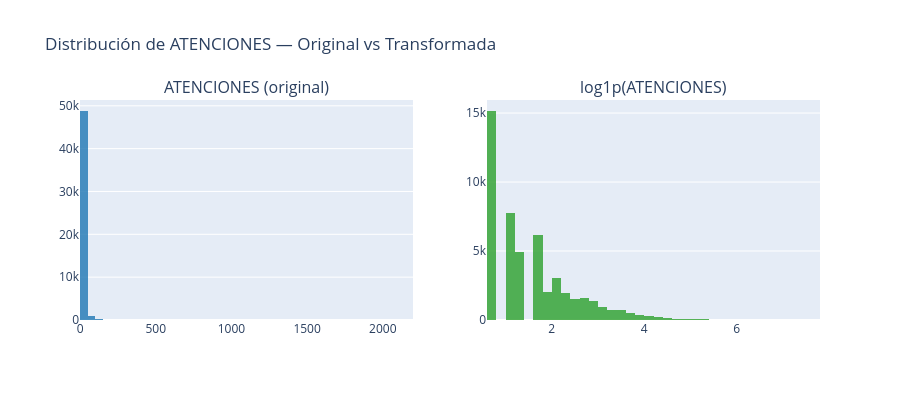

The notebook cell this image was saved under:
### Markdown cell above
### Interpretación — Histogramas y Q-Q Plots

- **Histograma original:** cola derecha muy larga (right-skewed). La mayoría de registros se acumula en 1–10 atenciones; la barra en 0–5 concentra > 60% de casos.
- **Histograma log1p:** curva aproximadamente acampanada centrada en ~1.5–2.0 (equivale a 3–6 atenciones reales). Mucho más apto para modelado.
- **Q-Q Plot original:** puntos se desvían fuertemente de la línea diagonal en la cola derecha → confirma no-normalidad severa.
- **Q-Q Plot log1p:** puntos se alinean bien en el cuerpo central aunque las colas aún divergen. Para modelos tree-based (XGBoost, LightGBM) esto es suficiente; para modelos lineales es aceptable.
- **Implicación:** la transformación log1p resuelve el problema de escala sin necesidad de transformaciones más agresivas (Box-Cox).

### Code cell
# Distribución original vs log-transform
fig = make_subplots(rows=1, cols=2,
                    subplot_titles=['ATENCIONES (original)', 'log1p(ATENCIONES)'])

fig.add_trace(
    go.Histogram(x=df_sample['ATENCIONES'], nbinsx=80, name='Original',
                 marker_color='#1f77b4', opacity=0.8),
    row=1, col=1
)
fig.add_trace(
    go.Histogram(x=np.log1p(df_sample['ATENCIONES']), nbinsx=60, name='log1p',
                 marker_color='#2ca02c', opacity=0.8),
    row=1, col=2
)
fig.update_layout(
    title_text='Distribución de ATENCIONES — Original vs Transformada',
    height=400, showlegend=False
)
fig.show()

### Figure 1 — Plotly figure (JSON) as saved in the notebook; plotly's stock layout.template omitted (floating-point values rounded to 4 significant figures; data arrays with more than 128 entries replaced by an {"elided": "..."} marker saying what was removed)
{"data": [{"marker": {"color": "#1f77b4"}, "name": "Original", "nbinsx": 80, "opacity": 0.8, "type": "histogram", "x": {"elided": "50000 int values"}, "xaxis": "x", "yaxis": "y"}, {"marker": {"color": "#2ca02c"}, "name": "log1p", "nbinsx": 60, "opacity": 0.8, "type": "histogram", "x": {"elided": "50000 float values"}, "xaxis": "x2", "yaxis": "y2"}], "layout": {"annotations": [{"font": {"size": 16}, "showarrow": false, "text": "ATENCIONES (original)", "x": 0.225, "xanchor": "center", "xref": "paper", "y": 1, "yanchor": "bottom", "yref": "paper"}, {"font": {"size": 16}, "showarrow": false, "text": "log1p(ATENCIONES)", "x": 0.775, "xanchor": "center", "xref": "paper", "y": 1, "yanchor": "bottom", "yref": "paper"}], "height": 400, "showlegend": false, "title": {"text": "Distribución de ATENCIONES — Original vs Transformada"}, "xaxis": {"anchor": "y", "domain": [0, 0.45]}, "xaxis2": {"anchor": "y2", "domain": [0.55, 1]}, "yaxis": {"anchor": "x", "domain": [0, 1]}, "yaxis2": {"anchor": "x2", "domain": [0, 1]}}}
